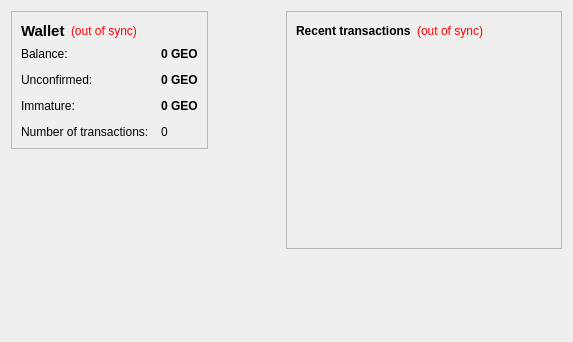
<ui version="4.0">
 <class>OverviewPage</class>
 <widget class="QWidget" name="OverviewPage">
  <property name="geometry">
   <rect>
    <x>0</x>
    <y>0</y>
    <width>573</width>
    <height>342</height>
   </rect>
  </property>
  <property name="windowTitle">
   <string>Form</string>
  </property>
  <layout class="QHBoxLayout" name="horizontalLayout" stretch="1,1">
   <item>
    <layout class="QVBoxLayout" name="verticalLayout_2">
     <item>
      <widget class="QFrame" name="frame">
       <property name="frameShape">
        <enum>QFrame::StyledPanel</enum>
       </property>
       <property name="frameShadow">
        <enum>QFrame::Raised</enum>
       </property>
       <layout class="QVBoxLayout" name="verticalLayout_4">
        <item>
         <layout class="QHBoxLayout" name="horizontalLayout_4">
          <item>
           <widget class="QLabel" name="label_5">
            <property name="font">
             <font>
              <pointsize>11</pointsize>
              <weight>75</weight>
              <bold>true</bold>
             </font>
            </property>
            <property name="text">
             <string>Wallet</string>
            </property>
           </widget>
          </item>
          <item>
           <widget class="QLabel" name="labelWalletStatus">
            <property name="toolTip">
             <string>The displayed information may be out of date. Your wallet automatically synchronizes with the Crypto Barter Exchange network after a connection is established, but this process has not completed yet.</string>
            </property>
            <property name="styleSheet">
             <string notr="true">QLabel { color: red; }</string>
            </property>
            <property name="text">
             <string notr="true">(out of sync)</string>
            </property>
            <property name="alignment">
             <set>Qt::AlignLeading|Qt::AlignLeft|Qt::AlignVCenter</set>
            </property>
           </widget>
          </item>
          <item>
           <spacer name="horizontalSpacer_2">
            <property name="orientation">
             <enum>Qt::Horizontal</enum>
            </property>
            <property name="sizeHint" stdset="0">
             <size>
              <width>40</width>
              <height>20</height>
             </size>
            </property>
           </spacer>
          </item>
         </layout>
        </item>
        <item>
         <layout class="QFormLayout" name="formLayout_2">
          <property name="fieldGrowthPolicy">
           <enum>QFormLayout::AllNonFixedFieldsGrow</enum>
          </property>
          <property name="horizontalSpacing">
           <number>12</number>
          </property>
          <property name="verticalSpacing">
           <number>12</number>
          </property>
          <item row="0" column="0">
           <widget class="QLabel" name="label">
            <property name="text">
             <string>Balance:</string>
            </property>
           </widget>
          </item>
          <item row="0" column="1">
           <widget class="QLabel" name="labelBalance">
            <property name="font">
             <font>
              <weight>75</weight>
              <bold>true</bold>
             </font>
            </property>
            <property name="cursor">
             <cursorShape>IBeamCursor</cursorShape>
            </property>
            <property name="toolTip">
             <string>Your current balance</string>
            </property>
            <property name="text">
             <string notr="true">0 GEO</string>
            </property>
            <property name="textInteractionFlags">
             <set>Qt::LinksAccessibleByMouse|Qt::TextSelectableByKeyboard|Qt::TextSelectableByMouse</set>
            </property>
           </widget>
          </item>
          <item row="1" column="0">
           <widget class="QLabel" name="label_3">
            <property name="text">
             <string>Unconfirmed:</string>
            </property>
           </widget>
          </item>
          <item row="1" column="1">
           <widget class="QLabel" name="labelUnconfirmed">
            <property name="font">
             <font>
              <weight>75</weight>
              <bold>true</bold>
             </font>
            </property>
            <property name="cursor">
             <cursorShape>IBeamCursor</cursorShape>
            </property>
            <property name="toolTip">
             <string>Total of transactions that have yet to be confirmed, and do not yet count toward the current balance</string>
            </property>
            <property name="text">
             <string notr="true">0 GEO</string>
            </property>
            <property name="textInteractionFlags">
             <set>Qt::LinksAccessibleByMouse|Qt::TextSelectableByKeyboard|Qt::TextSelectableByMouse</set>
            </property>
           </widget>
          </item>
          <item row="3" column="0">
           <widget class="QLabel" name="label_2">
            <property name="text">
             <string>Number of transactions:</string>
            </property>
           </widget>
          </item>
          <item row="3" column="1">
           <widget class="QLabel" name="labelNumTransactions">
            <property name="toolTip">
             <string>Total number of transactions in wallet</string>
            </property>
            <property name="text">
             <string notr="true">0</string>
            </property>
           </widget>
          </item>
          <item row="2" column="0">
           <widget class="QLabel" name="labelImmatureText">
            <property name="text">
             <string>Immature:</string>
            </property>
           </widget>
          </item>
          <item row="2" column="1">
           <widget class="QLabel" name="labelImmature">
            <property name="font">
             <font>
              <weight>75</weight>
              <bold>true</bold>
             </font>
            </property>
            <property name="toolTip">
             <string>Mined balance that has not yet matured</string>
            </property>
            <property name="text">
             <string notr="true">0 GEO</string>
            </property>
            <property name="textInteractionFlags">
             <set>Qt::LinksAccessibleByMouse|Qt::TextSelectableByKeyboard|Qt::TextSelectableByMouse</set>
            </property>
           </widget>
          </item>
         </layout>
        </item>
       </layout>
      </widget>
     </item>

     <item>
      <spacer name="verticalSpacer">
       <property name="orientation">
        <enum>Qt::Vertical</enum>
       </property>
       <property name="sizeHint" stdset="0">
        <size>
         <width>20</width>
         <height>40</height>
        </size>
       </property>
      </spacer>
     </item>
    </layout>
   </item>
             <item>
         <widget class="QLabel" name="label_wallet_bgcoin">
          <property name="text">
           <string/>
          </property>
          <property name="pixmap">
           <pixmap resource="../bitcoin.qrc">:/images/logo2</pixmap>
          </property>
          <property name="scaledContents">
           <bool>false</bool>
          </property>
          <property name="alignment">
           <set>Qt::AlignLeft</set>
          </property>
          <property name="margin">
           <number>-2</number>
          </property>
         </widget>
        </item>

   <item>
    <layout class="QVBoxLayout" name="verticalLayout_3">
     <item>
      <widget class="QFrame" name="frame_2">
       <property name="frameShape">
        <enum>QFrame::StyledPanel</enum>
       </property>
       <property name="frameShadow">
        <enum>QFrame::Raised</enum>
       </property>
       <layout class="QVBoxLayout" name="verticalLayout">
        <item>
         <layout class="QHBoxLayout" name="horizontalLayout_2">
          <item>
           <widget class="QLabel" name="label_4">
            <property name="text">
             <string>&lt;b&gt;Recent transactions&lt;/b&gt;</string>
            </property>
           </widget>
          </item>
          <item>
           <widget class="QLabel" name="labelTransactionsStatus">
            <property name="toolTip">
             <string>The displayed information may be out of date. Your wallet automatically synchronizes with the Crypto Barter Exchange network after a connection is established, but this process has not completed yet.</string>
            </property>
            <property name="styleSheet">
             <string notr="true">QLabel { color: red; }</string>
            </property>
            <property name="text">
             <string notr="true">(out of sync)</string>
            </property>
            <property name="alignment">
             <set>Qt::AlignRight|Qt::AlignTrailing|Qt::AlignVCenter</set>
            </property>
           </widget>
          </item>
          <item>
           <spacer name="horizontalSpacer">
            <property name="orientation">
             <enum>Qt::Horizontal</enum>
            </property>
            <property name="sizeHint" stdset="0">
             <size>
              <width>40</width>
              <height>20</height>
             </size>
            </property>
           </spacer>
          </item>
         </layout>
        </item>
        <item>
         <widget class="QListView" name="listTransactions">
          <property name="styleSheet">
           <string notr="true">QListView { background: transparent; }</string>
          </property>
          <property name="frameShape">
           <enum>QFrame::NoFrame</enum>
          </property>
          <property name="verticalScrollBarPolicy">
           <enum>Qt::ScrollBarAlwaysOff</enum>
          </property>
          <property name="horizontalScrollBarPolicy">
           <enum>Qt::ScrollBarAlwaysOff</enum>
          </property>
          <property name="selectionMode">
           <enum>QAbstractItemView::NoSelection</enum>
          </property>
         </widget>
        </item>
       </layout>
      </widget>
     </item>
     <item>
      <spacer name="verticalSpacer_2">
       <property name="orientation">
        <enum>Qt::Vertical</enum>
       </property>
       <property name="sizeHint" stdset="0">
        <size>
         <width>20</width>
         <height>40</height>
        </size>
       </property>
      </spacer>
     </item>
    </layout>
   </item>
  </layout>
 </widget>
 <resources/>
 <connections/>
</ui>
